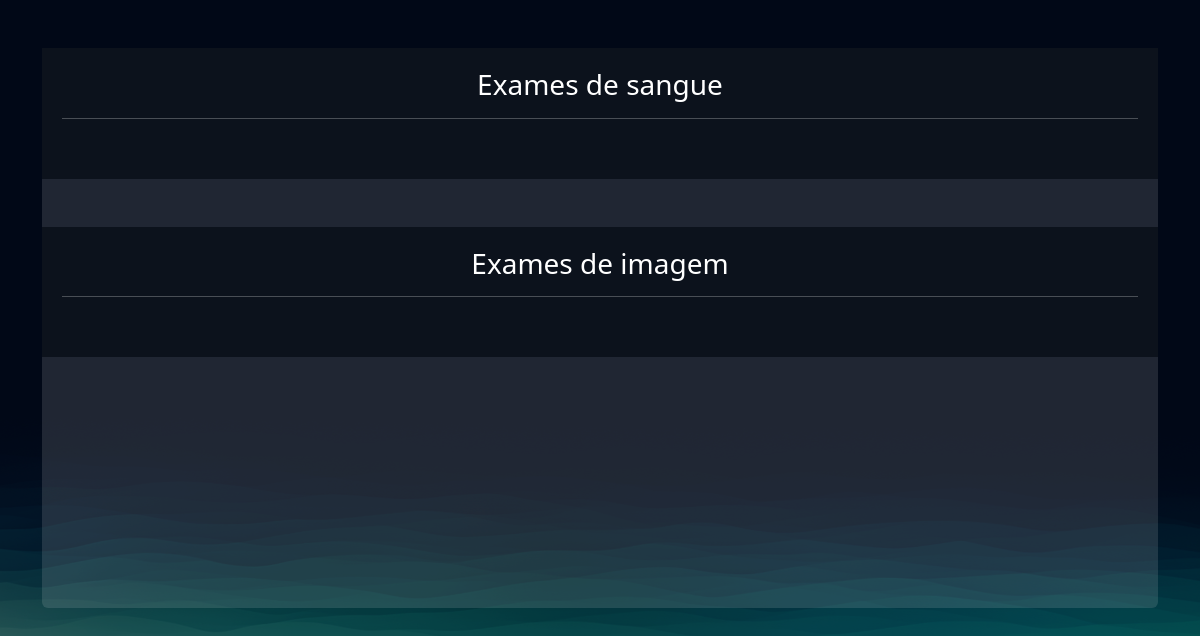
Before: /exames/gerenciar_exames/ (signed in) with the older database file.
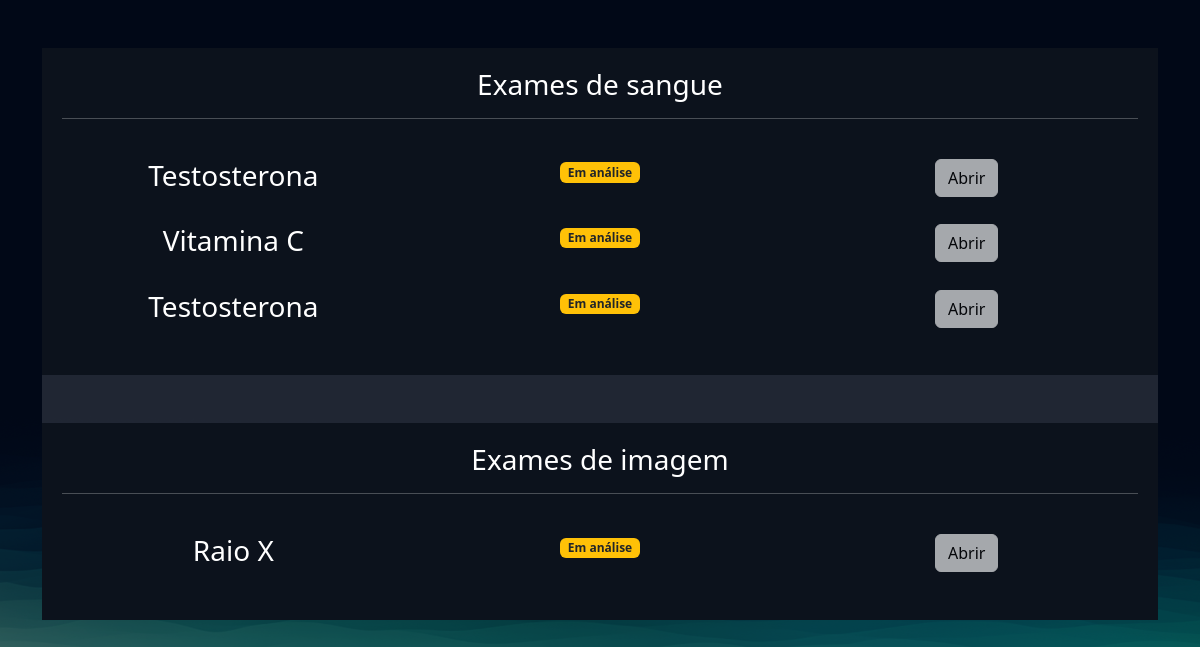
After: the same page with the newer database file.
### exames/models.py (models this page shows, shortened)
class SolicitacaoExame(models.Model):
    choice_status = (
        ('E', 'Em análise'),
        ('F', 'Finalizado')
    )
    usuario = models.ForeignKey(User, on_delete=models.DO_NOTHING)
    exame = models.ForeignKey(TiposExames, on_delete=models.DO_NOTHING)
    status = models.CharField(max_length=2, choices=choice_status)
    resultado = models.FileField(upload_to="resultados", null=True, blank=True)
    requer_senha = models.BooleanField(default=False)
    senha = models.CharField(max_length=6, null=True, blank=True)
    def badge_template(self):
        if self.status == "E":
            classes = 'bg-warning text-dark'
            texto = "Em análise"
        elif self.status == "F":
            classes = 'bg-success'
            texto = "Finalizado"
        return mark_safe(f'<span class="badge {classes}">{texto}</span>')

class TiposExames(models.Model):
    tipo_choices = (
        ('I', 'Exame de imagem'),
        ('S', 'Exame de Sangue')
    )
    nome = models.CharField(max_length=50)
    tipo = models.CharField(max_length=1, choices=tipo_choices)
    preco = models.FloatField()
    disponivel = models.BooleanField(default=True)
    horario_inicial = models.IntegerField()
    horario_final = models.IntegerField()

### exames/views.py (the view)
# urls.py: path('gerenciar_exames/', views.gerenciar_exames, name="gerenciar_exames"),
@login_required
def gerenciar_exames(request):
    exames = SolicitacaoExame.objects.filter(usuario=request.user)
    return render(request, 'gerenciar_exames.html', {'exames': exames})

### exames/templates/gerenciar_exames.html (shortened to what this page needs)
{% extends "bases/base.html" %} {% load static %} {% block 'head' %}
<link href="{% static 'exames/css/css.css' %}" rel="stylesheet" />
<link href="{% static 'exames/css/gerenciar_pedidos.css' %}" rel="stylesheet" />
<link href="{% static 'exames/css/gerenciar_exames.css' %}" rel="stylesheet" />
{% endblock 'head' %} {% block 'conteudo' %}
<br />
<br />
<div class="container">
    <div class="card card-view">
        <div class="sub-card">
            <h3>Exames de sangue</h3>
            <hr />
            <br />
            {% for exame in exames %}
            {% if exame.exame.tipo == 'S'%}
            <div class="row">
                <div class="col-md">
                    <h3>{{exame.exame.nome}}</h3>
                </div>
                <div class="col-md">{{exame.badge_template}}</div>
                <div class="col-md">
                    {% if exame.status == 'F' %}
                    <a href="{% url 'permitir_abrir_exame' exame.id %}" class="btn btn-light">Abrir</a>
                    {% else %}
                    <a href="#" class="btn btn-light disabled">Abrir</a>
                    {% endif %}
                </div>
            </div>
            <br>
            {% endif %}
            {% endfor %}
        </div>
        <br />
        <br />
        <div class="sub-card">
            <h3>Exames de imagem</h3>
            <hr />
            <br />
            {% for exame in exames %}
            {% if exame.exame.tipo == 'I'%}
            <div class="row">
                <div class="col-md">
                    <h3>{{exame.exame.nome}}</h3>
                </div>
                <div class="col-md">{{exame.badge_template}}</div>
                <div class="col-md">
                    {% if exame.status == 'F' %}
                    <a href="{% url 'permitir_abrir_exame' exame.id %}" class="btn btn-light">Abrir</a>
                    {% else %}
                    <a href="#" class="btn btn-light disabled">Abrir</a>
                    {% endif %}
                </div>
            </div>
            <br>
            {% endif %}
            {% endfor %}
        </div>
    </div>
</div>
{% endblock 'conteudo' %}

### templates/bases/base.html (shortened to what this page needs)
{% load static %}
<!DOCTYPE html>
<html lang="pt-BR">
<head>
    <link href="https://cdn.jsdelivr.net/npm/bootstrap@5.3.1/dist/css/bootstrap.min.css" rel="stylesheet" />
    <link rel="stylesheet" href="{% static 'geral/css/base.css' %}">
    {% block 'head' %}{% endblock %}
</head>
<body>
    {% block 'conteudo' %}{% endblock %}
</body>
</html>

### templates/static/geral/css/base.css (style rules this page uses)
:root { --main-color: #151c34; --dark-color: #0c121c; --light-color: #6de6ee; --contrast-color: #f4c96b; --differential-color: #066668; }
* { color: white; }

### templates/static/exames/css/css.css (style rules this page uses)
body { background-image: url("/static/geral/img/bg2.png"); background-size: cover; }
.card { background-color: rgba(217, 217, 217, 0.14); color: white; padding: 15px; }

### templates/static/exames/css/gerenciar_pedidos.css (style rules this page uses)
.card-view { text-align: center; padding: 0; border: none; height: 70vh; }

### templates/static/exames/css/gerenciar_exames.css (style rules this page uses)
.sub-card { background-color: var(--dark-color); padding: 20px; }

Changed rows visible on the page:
added SolicitacaoExame: exame.nome "Testosterona", badge_template "Em análise", shows "Abrir", shown under "Exames de sangue"
added SolicitacaoExame: exame.nome "Vitamina C", badge_template "Em análise", shows "Abrir", shown under "Exames de sangue"
added SolicitacaoExame: exame.nome "Testosterona", badge_template "Em análise", shows "Abrir", shown under "Exames de sangue"
added SolicitacaoExame: exame.nome "Raio X", badge_template "Em análise", shows "Abrir", shown under "Exames de imagem"
